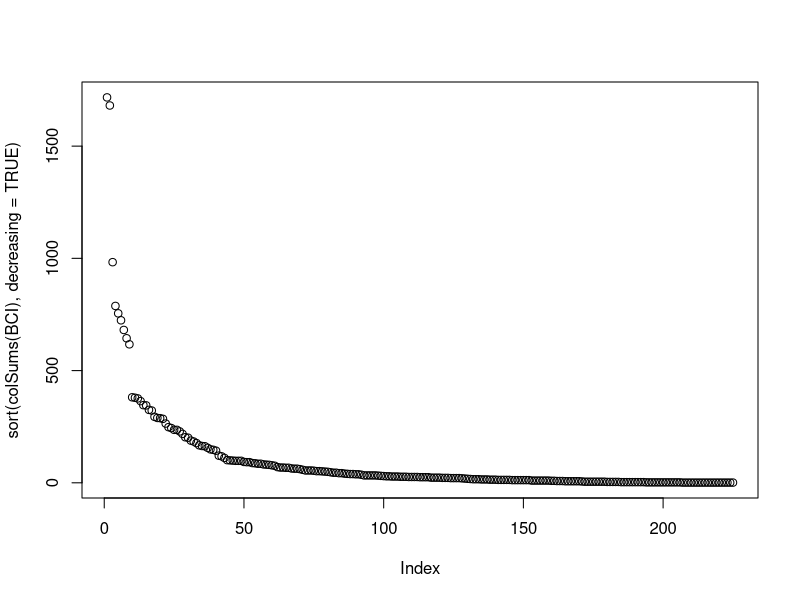
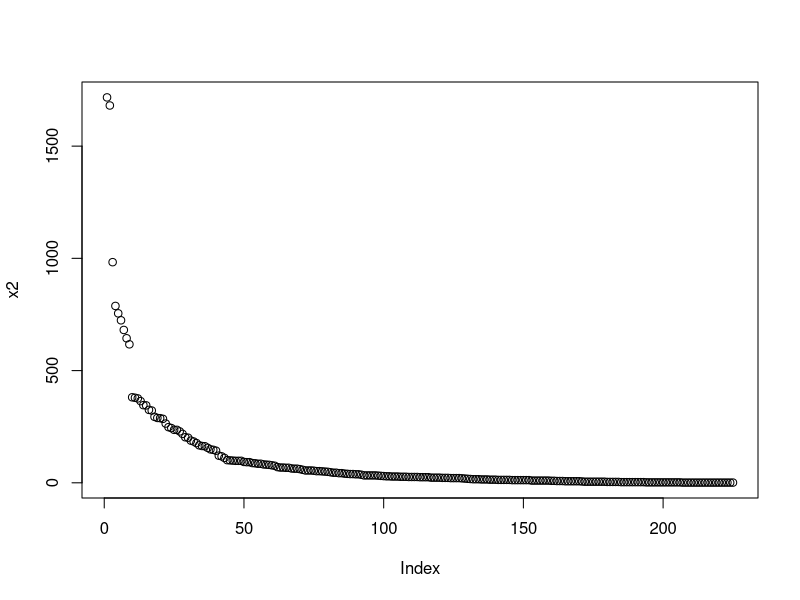
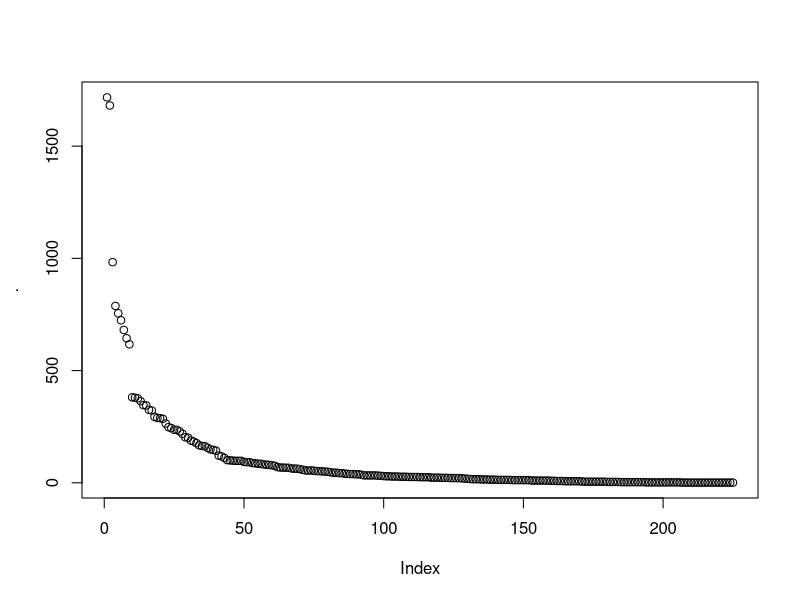
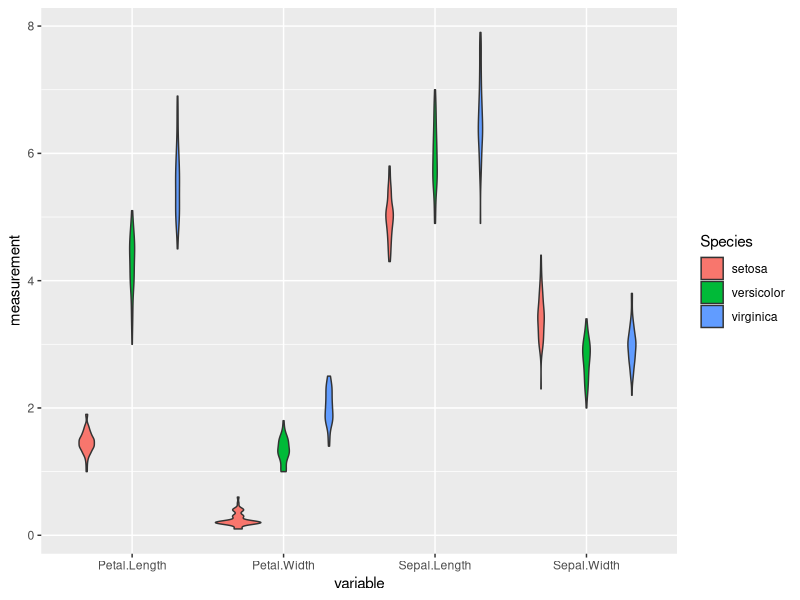

The R source for these figures, in order:

library("tidyverse")

#first way to type it
data(BCI, package = "vegan")
x11()
plot(sort(colSums(BCI), decreasing = TRUE))

#second way to type it
x1 <- colSums(BCI)
x2 <- sort(x1, decreasing =TRUE)
plot(x2)

#third way to type it
BCI %>% 
  colSums() %>% 
  sort(decreasing = TRUE) %>% 
  plot()

#type ctrl shift m in order to create pipes
#type tab to get up arguments

#task 2####
iris <- as_tibble(iris)   #tibble makes it print better, and only the first 10 rows
iris

#select 
iris %>% select(Sepal.Length, Species) #pipe puts iris inside select same as: 
# select(iris, Sepal.Length, Species)

#if one want to get rid of something can put a minus sign infront.
#the solumn is taken out of the analysis
iris %>% select(-Sepal.Width)
iris %>% select(Sepal.Length:Petal.Length)

#renaming the column name the second part of the parenthesis will take the name before the parenthesis
iris %>% rename(sepal_length = Sepal.Length, spp = Species)

#select some rows
iris %>% filter(Sepal.Length > 5, Petal.Length < 2) %>% 
  select(Species)

#mutate in order to make change, for example by making a new by take two together
iris %>% mutate(petal.area = Petal.Length * Petal.Width)
iris %>% mutate(Species = toupper(Species)) #all the letters become uppercase in species column

#  can make new columns with data that has been summarised
iris %>% group_by(Species) %>% 
  summarise(mean_petal_lenght = mean(Petal.Length), sd_petal_length = sd(Petal.Length))


#adding the mean data as a column to the origianl data
iris %>% group_by(Species) %>% 
  mutate(mean_petal_lenght = mean(Petal.Length)) %>% 
  ungroup   #now a tibble with no groups. If it gets summarasied will only get one row

# grouping of data
iris %>% arrange(Petal.Length)
iris %>% arrange(desc(Petal.Length)) #groped in descending order

iris %>% group_by(Species) %>% arrange(Petal.Length) %>% slice(1:3) #pulling out the the top row to look at it. Can only be done after arranging the grouping of the data
#by adding a minus before 1:3 it is possible to slice out the three top most rows

iris %>% group_by(Species) %>% nest() #grouped into three different groups based on the species. It's a tibble inside a tibble

iris %>% group_by(Species) %>% 
  nest() %>% 
  mutate(mod = map(data, ~lm(Sepal.Length ~ Sepal.Width, data = .))) %>% 
  mutate(coef = map(mod, broom::tidy)) %>% 
  unnest(coef)
#we took the grouped species and nested them just like line 64
#map is taking tibble data one column at a time, and fixing each of them with a linear model. 
#the second mutate line pulling the coeeficient out of the model
#third line is unraveling the data in order to see the data

#gather, spread
iris %>% 
  rownames_to_column() %>% 
  gather(key = variable, value = measurement, -Species, -rowname) %>% 
  group_by(Species, variable) %>% 
  summarise(mean = mean(measurement))

#tidy data one sepecies per row

iris %>% 
  rownames_to_column() %>% 
  gather(key = variable, value = measurement, -Species, -rowname) %>% 
  ggplot(aes(x = variable, y = measurement, fill = Species)) + geom_violin()

#same as from 77 but this time the data is plotted 




